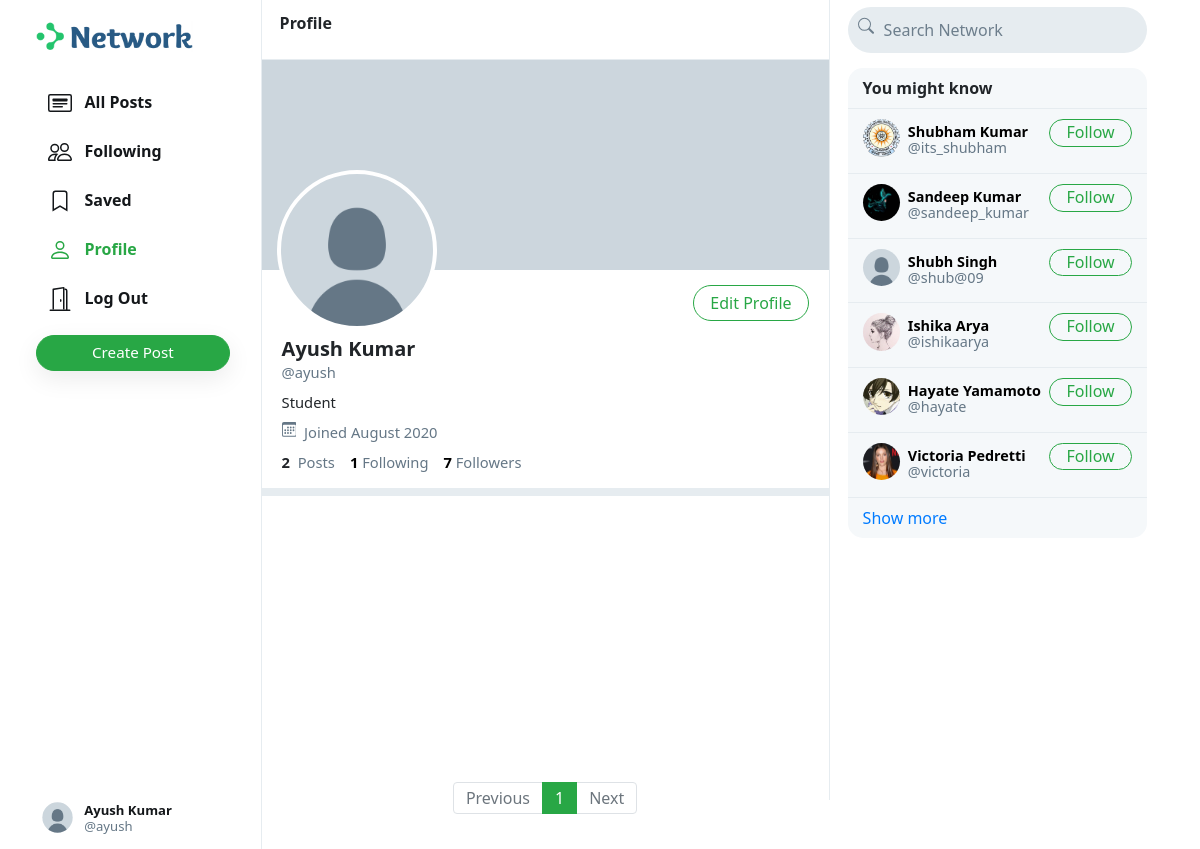
The app's page /ayush (signed in) with its own data.
### network/models.py (models this page shows, shortened)
class User(AbstractUser):
    profile_pic = models.ImageField(upload_to='profile_pic/')
    bio = models.TextField(max_length=160, blank=True, null=True)
    cover = models.ImageField(upload_to='covers/', blank=True)

### network/views.py (the view)
# urls.py: path("<str:username>", views.profile, name='profile'),
def profile(request, username):
    user = User.objects.get(username=username)
    all_posts = Post.objects.filter(creater=user).order_by('-date_created')
    paginator = Paginator(all_posts, 10)
    page_number = request.GET.get('page')
    if page_number == None:
        page_number = 1
    posts = paginator.get_page(page_number)
    followings = []
    suggestions = []
    follower = False
    if request.user.is_authenticated:
        followings = Follower.objects.filter(followers=request.user).values_list('user', flat=True)
        suggestions = User.objects.exclude(pk__in=followings).exclude(username=request.user.username).order_by("?")[:6]
        if request.user in Follower.objects.get(user=user).followers.all():
            follower = True
    follower_count = Follower.objects.get(user=user).followers.all().count()
    following_count = Follower.objects.filter(followers=user).count()
    return render(request, 'network/profile.html', {
        "username": user,
        "posts": posts,
        "posts_count": all_posts.count(),
        "suggestions": suggestions,
        "page": "profile",
        "is_follower": follower,
        "follower_count": follower_count,
        "following_count": following_count
    })

### network/templates/network/profile.html (shortened to what this page needs)
{% extends 'network/index.html' %}
{% load static %}
{% block profile %}
    <div class="profile-view" data-user="{{username.username}}">
        <div class="cover-image" style="background-image: url(/media/{{username.cover}})"></div>
        <div class="profile-image" style="background-image: url(/media/{{username.profile_pic}})"></div>
        <div class="profile-details">
            <div>
                {% if user.username == username.username %}
                    <button class="btn btn-outline-success float-right" id="edit-profile-btn">Edit Profile</button>
                {% elif is_follower %}
                    <button class="btn btn-success float-right" onclick="unfollow_user(this,'{{username.username}}','edit_page')" id="following-btn">Following</button>
                {% else %}
                    <button class="btn btn-outline-success float-right" onclick="follow_user(this,'{{username.username}}','edit_page')" id="follow-btn">Follow</button>
                {% endif %}
            </div>
            <div class="details-data">
                <h5>{{username.first_name}} {{username.last_name}}</h5>
                <div class="grey">@{{username.username}}</div>
                <div class="bio">
                    {% if username.bio is not None %}
                        {{username.bio}}
                    {% endif %}
                </div>
                <div class="grey" style="padding: 8px 0px;">
                    &nbsp;Joined {{username.date_joined | date:"F Y"}}
                </div>
                <div>
                    <strong>
                        {{posts_count}}
                    </strong>
                    &nbsp;<span class="grey">Posts</span>
                    <a href="#">
                        <strong id="following__count">{{following_count | default:0}}</strong>&nbsp;<span class="grey">Following</span>
                    </a>
                    <a href="#">
                        <strong id="follower__count">{{follower_count | default:0}}</strong>&nbsp;<span class="grey">Followers</span>
                    </a>
                </div>
            </div>
        </div>
    </div>
    <div class="space"></div>
{% endblock %}

### network/templates/network/index.html (shortened to what this page needs)
{% extends "network/layout.html" %}
{% load static %}
{% block body %}
    <div class="main-div">
        <div class="left-div">
            <nav class="head heading">
                {% if page == 'all_posts' %}
                    All Posts
                {% elif page == 'following' %}
                    Following
                {% elif page == 'saved' %}
                    Saved
                {% elif page == 'profile' %}
                    Profile
                {% else %}
                    Explore
                {% endif %}
            </nav>
            <div class="left-div-content">
                <div class="posts-view">
                    {% block profile %}
                    {% endblock %}
                    <div class="main-div-content">
                        <nav aria-label="Page navigation example" class="pagination-bar">
                            <ul class="pagination justify-content-center">
                                {% if posts.has_previous %}
                                    <li class="page-item">
                                        <a class="page-link" href="?page={{ posts.previous_page_number | default:1}}" tabindex="-1" aria-disabled="true">Previous</a>
                                    </li>
                                {% else %}
                                    <li class="page-item disabled">
                                        <a class="page-link" href="" tabindex="-1" aria-disabled="true">Previous</a>
                                    </li>
                                {% endif %}
                                {% for each in posts.paginator.page_range %}
                                    {% if each == posts.number %}
                                        <li class="page-item active"><a class="page-link" href="?page={{each}}">{{each}}</a></li>
                                    {% else %}
                                        <li class="page-item"><a class="page-link" href="?page={{each}}">{{each}}</a></li>
                                    {% endif %}
                                {% endfor %}
                                {% if posts.has_next %}
                                    <li class="page-item">
                                        <a class="page-link" href="?page={{ posts.next_page_number }}">Next</a>
                                    </li>
                                {% else %}
                                    <li class="page-item disabled">
                                        <a class="page-link" href="">Next</a>
                                    </li>
                                {% endif %}
                            </ul>
                          </nav>
                    </div>
                </div>
            </div>
        </div>
    </div>
{% endblock %}

### network/templates/network/layout.html (shortened to what this page needs)
{% load static %}
<!DOCTYPE html>
<html lang="en">
    <head>
        <link rel="stylesheet" href="https://stackpath.bootstrapcdn.com/bootstrap/4.4.1/css/bootstrap.min.css">
        <link href="{% static 'network/styles.css' %}" rel="stylesheet">
    </head>
    <body>
        <div class="body" data-page="{{page}}">
            <div class="sidenav">
                <a href="{% url 'index' %}" class="navbar-brand">
                    <img src="{% static 'network/Images/logo.png' %}" height="31px">
                </a>
                <div style="height: 100%;">
                    <div>
                        <div>
                            <ul>
                                <li class="nav-item" id="all_posts">
                                <a href="{% url 'index' %}" class="nav-link">
                                    <div>
                                        &nbsp;&nbsp;All Posts
                                    </div>
                                </a>
                                </li>
                                {% if user.is_authenticated %}
                                    <li class="nav-item" id="following">
                                        <a href="{% url 'following' %}" class="nav-link">
                                            <div>
                                                &nbsp;&nbsp;Following
                                            </div>
                                        </a>
                                    </li>
                                    <li class="nav-item" id="saved">
                                        <a href="{% url 'saved' %}" class="nav-link">
                                            <div>
                                                <svg width="1.5em" height="1.5em" viewBox="0 0 16 16" class="bi bi-bookmark" fill="currentColor" xmlns="http://www.w3.org/2000/svg">
                                                    <path fill-rule="evenodd" d="M8 12l5 3V3a2 2 0 0 0-2-2H5a2 2 0 0 0-2 2v12l5-3zm-4 1.234l4-2.4 4 2.4V3a1 1 0 0 0-1-1H5a1 1 0 0 0-1 1v10.234z"/>
                                                  </svg>
                                                &nbsp;&nbsp;Saved
                                            </div>
                                        </a>
                                    </li>
                                    <li class="nav-item" id="profile">
                                        <a href="{% url 'profile' user.username %}" class="nav-link">
                                            <div>
                                                &nbsp;&nbsp;Profile
                                            </div>
                                        </a>
                                    </li>
                                    <li class="nav-item" id="logout">
                                        <a href="{% url 'logout' %}" class="nav-link">
                                            <div>
                                                &nbsp;&nbsp;Log Out
                                            </div>
                                        </a>
                                    </li>
                                {% endif %}
                            </ul>
                        </div>
                        {% if user.is_authenticated %}
                            <button id="popup-btn" class="btn btn-success new-post-btn" onclick="createpost()">Create Post</button>
                        {% endif %}
                    </div>
                    <div style="position: absolute; bottom: 10px;">
                        {% if user.is_authenticated %}
                            <li class="nav-item sidenav-user">
                                <a href="{% url 'profile' user.username %}" class="nav-link">
                                    <div class="user_account">
                                        <div class="small-profilepic" style="float: left; background-image: url(/media/{{user.profile_pic}})"></div>
                                        <div style="height: 2.7vw; margin: auto;">
                                            <div style="margin-top: 4px;"><strong>{{user.first_name}} {{user.last_name}}</strong></div>
                                            <div class="grey" style="margin-top: 4px;">@{{ user.username }}</div>
                                        </div>
                                    </div>
                                </a>
                            </li>
                        {% endif %}
                    </div>
                </div>
            </div>
            {% block body %}
            {% endblock %}
            <div class="right-div">
                <nav class="head">
                    <form action="#">
                        <div class="search-div">
                            <div>
                            </div>
                            <input type="text" name="query" id="search-box" placeholder="Search Network">
                        </div>
                    </form>
                </nav>
                <div class='right-div-content'>
                    <div class="space" style="background-color: white;"></div>
                    {% if user.is_authenticated %}
                        <div class="suggestion-box">
                            <div class="suggestion-header">
                                You might know
                            </div>
                            {% for suggestion in suggestions %}
                                <div class="suggestion-user">
                                    <div>
                                        <a href="{% url 'profile' suggestion.username %}">
                                            <div class="small-profilepic" style="background-image: url(/media/{{suggestion.profile_pic}})"></div>
                                        </a>
                                    </div>
                                    <div class="user-details">
                                        <a href="{% url 'profile' suggestion.username %}">
                                            <div id="user-name">
                                                <strong>
                                                    {{suggestion.first_name}} {{suggestion.last_name}}
                                                </strong>
                                            </div>
                                            <div class="grey">@{{suggestion.username}}</div>
                                        </a>
                                    </div>
                                    <div>
                                        <button class="btn btn-outline-success" type="button" onclick="follow_user(this,'{{suggestion.username}}','suggestion')">Follow</button>
                                    </div>
                                </div>
                            {% empty %}
                                    <div style="text-align: center; border-bottom: .5px solid #e6ecf0; padding: 10px 15px;">
                                        <span class="grey" style="font-size: .9em;">No suggestions available.</span>
                                    </div>
                            {% endfor %}
                            <div class="suggestion-footer">
                                <a href="#">Show more</a>
                            </div>
                        </div>
                    {% endif %}
                </div>
            </div>
        </div>
    </body>
</html>

### records on screen
User: profile_pic (placeholder picture), first_name "Ayush", last_name "Kumar", username "ayush", bio "Student", date_joined "August 2020"
User: profile_pic (picture), first_name "Shubham", last_name "Kumar", username "its_shubham"
User: profile_pic (picture), first_name "Sandeep", last_name "Kumar", username "sandeep_kumar"
User: profile_pic (placeholder picture), first_name "Shubh", last_name "Singh", username "shub@09"
User: profile_pic (picture), first_name "Ishika", last_name "Arya", username "ishikaarya"
User: profile_pic (picture), first_name "Hayate", last_name "Yamamoto", username "hayate"
User: profile_pic (picture), first_name "Victoria", last_name "Pedretti", username "victoria"

### other values on screen
{{ posts_count }} "2"
{{ following_count | default:0 }} "1"
{{ follower_count | default:0 }} "7"
{{ each }} "1"
